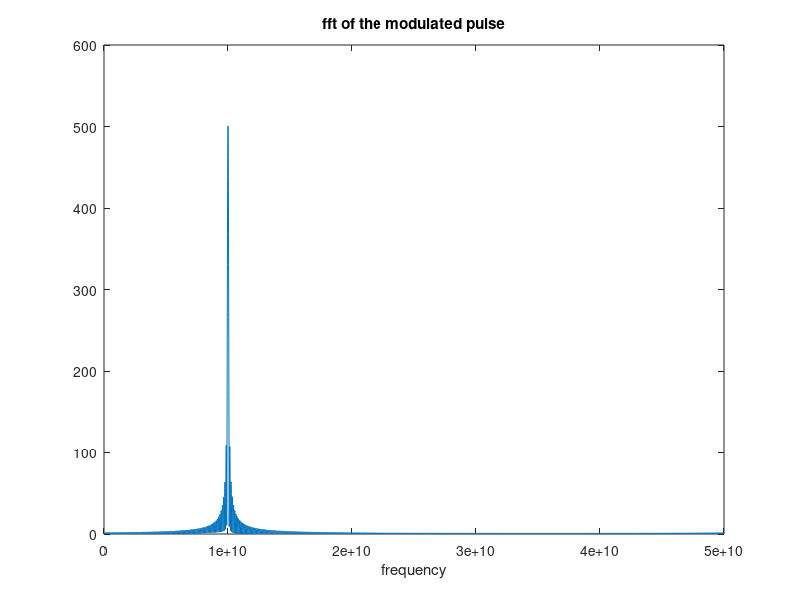
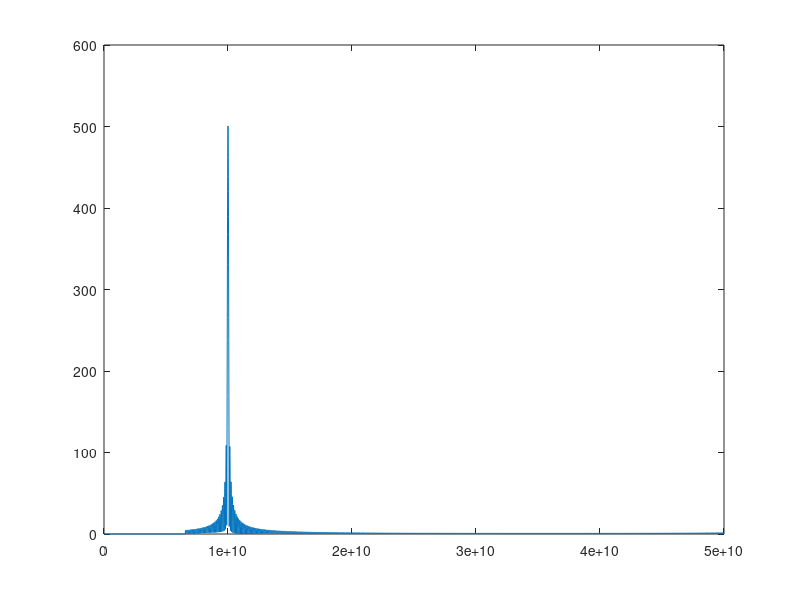
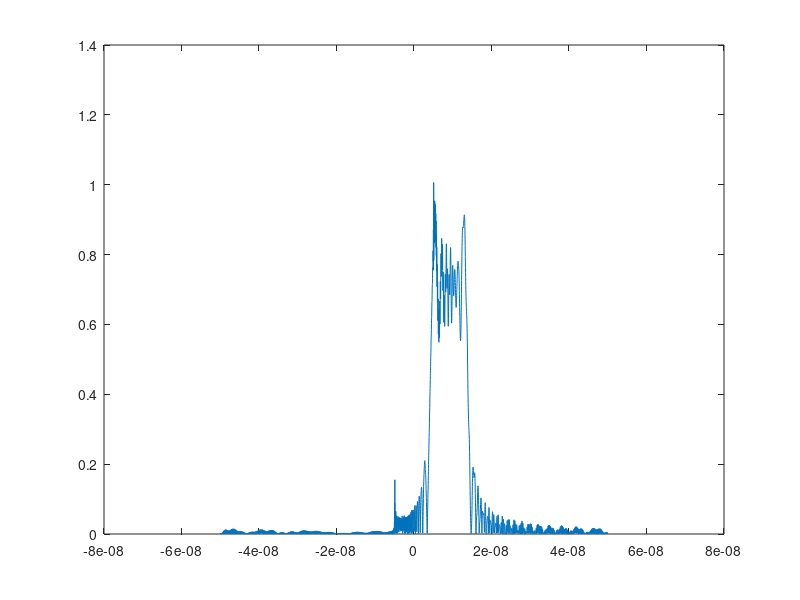

Write the MATLAB code that produced these figures, in order.
close
clear

% Constants
f0 = 10e9;      % Center frequency (10 GHz)
t0 = 10e-9;     % Pulse duration (10 ns)
z = 10e-2;      % Propagation distance (10 cm)
c = 3e8;        % Speed of light

% Time and frequency vectors
Fs = 10 * f0;   % Sampling frequency
dt = 1 / Fs;    % Time step
t = -5 * t0 : dt : 5 * t0 - dt;
N = length(t);
df = Fs / N;
f = -Fs/2 : df : Fs/2 - df;

% Create Gaussian pulse
pulse = exp(-t.^2 / t0^2);

% Modulate the pulse
modulated_pulse = pulse .* exp(1i * 2 * pi * f0 * t);

% Propagate the pulse
beta = sqrt(1 - (2 * pi * f / c).^2);
modulated_pulse_z = fftshift(ifft(fftshift(modulated_pulse)) .* exp(-1i * beta * z));

% Plot the pulse shape at z = 10 cm
figure;
plot(t, abs(modulated_pulse_z).^2);
xlabel('Time (s)');
ylabel('Power');
title('Pulse Shape at z = 10 cm');

% Calculate the time it takes for the pulse shape to change significantly
group_delay = -diff(unwrap(angle(modulated_pulse_z))) / (2 * pi * df);
significant_change_time = max(group_delay);

fprintf('The pulse shape changes significantly after %.2f seconds.\n', significant_change_time);

%%
fc = 6.56e9;
Fs=5e10;
t=-50e-9:1/Fs:50e-9;
%%
%create pulse
pulse=zeros(1,length(t));
for i=2250:1:2750
    pulse(1,i)=1;
end
plot(t,pulse)
ylim([-1,2])
xlabel('time')
title('10 ns pulse')
%%      
%modulate the pulse
w0=10e9*2*pi;
mpulse=exp(1i*w0*t).*pulse;
%%
%take fft of modulated pulse
fftpulse=fft(mpulse);
L=length(pulse);
f = Fs*(0:floor((L))-1)/L;
plot(f,abs(fftpulse))
xlabel('frequency')
title('fft of the modulated pulse')
%%
%cancel frequancies below cutoff
for i=1:length(f)
    if (f(i)<fc)
        fftpulse(i)=0;

    end
end
figure
plot(f,abs(fftpulse))
%%
m=1;
for i=1:length(f)
    if (fftpulse(i)==0)
        m=m+1;
    else
        break
    end
end
f2=f(m:end);
fftpulse2=fftpulse(m:end);
%calculating propogation constants
beta=sqrt(1-(fc./f2).^2);
%shape of pulse in z=10
z=1000;
for i=1:length(fftpulse2)
    fftpulse2(i)=fftpulse2(i).*exp(-1i*z*beta(i));
end

%calculate ifft to find the result signal
fftpulse3=zeros(1,L);
fftpulse3(m:end)=fftpulse2;

figure
plot(f,abs(fftpulse3))

%%
%calculate ifft to find the result signal
disppulse=ifft(fftpulse3);
disppulse2=disppulse.*exp(-1i*w0*t);
plot(t,abs(real(disppulse2)))
